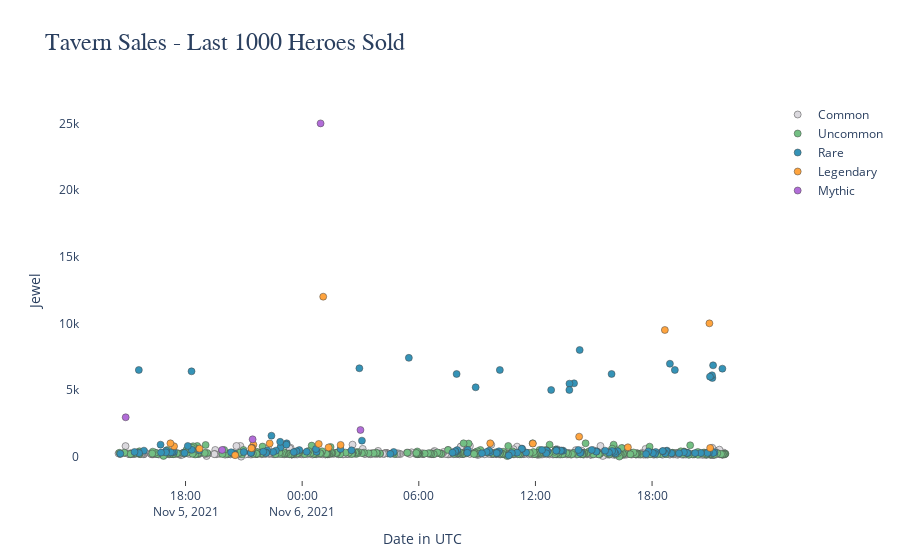

Here is the notebook cell this chart was saved with:
### Code cell
fig = go.Figure()

# px.scatter(warriorC, x="timeStamp", y="soldPrice",
#                 hover_name="id", hover_data={'rarity'})])

fig.add_trace(go.Scatter(x=warriorC.timeStamp, y=warriorC.soldPrice, mode='markers', name='Common',
                         hovertemplate=
                         '<b>ID</b>: %{text}<br>' +
                         '<b>Price</b>: %{y} Jewels' +
                         '<br><b>Sold At</b>: %{x} UTC<br><extra></extra>',
                         text=warriorC['id'] + '<br>' +
                              '<b>Rarity</b>: ' + warriorC['rarity'] + '<br>' +
                              '<b>Generation</b>: ' + warriorC['generationStr'] + '<br>' + '<br>' +
                              '<b>Main Class</b>: ' + warriorC['mainClass'] + '<br>' +
                              '<b>Sub Class</b>: ' + warriorC['subClass'] + '<br>' +
                              '<b>Primary Boost</b>: ' + warriorC['statBoost1'] + '<br>' +
                              '<b>Secondary Boost</b>: ' + warriorC['statBoost2'] + '<br>' +
                              '<b>Profession</b>: ' + warriorC['profession'] + '<br>',
                         marker=dict(color='rgba(219, 217, 222, 1)', size=7)

                         ))

fig.add_trace(go.Scatter(x=warriorU.timeStamp, y=warriorU.soldPrice, mode='markers', name='Uncommon',
                         hovertemplate=
                         '<b>ID</b>: %{text}<br>' +
                         '<b>Price</b>: %{y} Jewels' +
                         '<br><b>Sold At</b>: %{x} UTC<br><extra></extra>',
                         text=warriorU['id'] + '<br>' +
                              '<b>Rarity</b>: ' + warriorU['rarity'] + '<br>' +
                              '<b>Generation</b>: ' + warriorU['generationStr'] + '<br>' + '<br>' +
                              '<b>Main Class</b>: ' + warriorU['mainClass'] + '<br>' +
                              '<b>Sub Class</b>: ' + warriorU['subClass'] + '<br>' +
                              '<b>Primary Boost</b>: ' + warriorU['statBoost1'] + '<br>' +
                              '<b>Secondary Boost</b>: ' + warriorU['statBoost2'] + '<br>' +
                              '<b>Profession</b>: ' + warriorU['profession'] + '<br>',
                         marker=dict(color='rgba(115, 191, 131, 1)', size=7)
                         ))

fig.add_trace(go.Scatter(x=warriorR.timeStamp, y=warriorR.soldPrice, mode='markers', name='Rare',
                         hovertemplate=
                         '<b>ID</b>: %{text}<br>' +
                         '<b>Price</b>: %{y} Jewels' +
                         '<br><b>Sold At</b>: %{x} UTC<br><extra></extra>',
                         text=warriorR['id'] + '<br>' +
                              '<b>Rarity</b>: ' + warriorR['rarity'] + '<br>' +
                              '<b>Generation</b>: ' + warriorR['generationStr'] + '<br>' + '<br>' +
                              '<b>Main Class</b>: ' + warriorR['mainClass'] + '<br>' +
                              '<b>Sub Class</b>: ' + warriorR['subClass'] + '<br>' +
                              '<b>Primary Boost</b>: ' + warriorR['statBoost1'] + '<br>' +
                              '<b>Secondary Boost</b>: ' + warriorR['statBoost2'] + '<br>' +
                              '<b>Profession</b>: ' + warriorR['profession'] + '<br>',
                         marker=dict(color='rgba(53, 147, 183, 1)', size=7)
                         ))

fig.add_trace(go.Scatter(x=warriorL.timeStamp, y=warriorL.soldPrice, mode='markers', name='Legendary',
                         hovertemplate=
                         '<b>ID</b>: %{text}<br>' +
                         '<b>Price</b>: %{y} Jewels' +
                         '<br><b>Sold At</b>: %{x} UTC<br><extra></extra>',
                         text=warriorL['id'] + '<br>' +
                              '<b>Rarity</b>: ' + warriorL['rarity'] + '<br>' +
                              '<b>Generation</b>: ' + warriorL['generationStr'] + '<br>' + '<br>' +
                              '<b>Main Class</b>: ' + warriorL['mainClass'] + '<br>' +
                              '<b>Sub Class</b>: ' + warriorL['subClass'] + '<br>' +
                              '<b>Primary Boost</b>: ' + warriorL['statBoost1'] + '<br>' +
                              '<b>Secondary Boost</b>: ' + warriorL['statBoost2'] + '<br>' +
                              '<b>Profession</b>: ' + warriorL['profession'] + '<br>',
                         marker=dict(color='rgba(255, 164, 62, 1)', size=7)
                         ))

fig.add_trace(go.Scatter(x=warriorM.timeStamp, y=warriorM.soldPrice, mode='markers', name='Mythic',
                         hovertemplate=
                         '<b>ID</b>: %{text}<br>' +
                         '<b>Price</b>: %{y} Jewels' +
                         '<br><b>Sold At</b>: %{x} UTC<br><extra></extra>',
                         text=warriorM['id'] + '<br>' +
                              '<b>Rarity</b>: ' + warriorM['rarity'] + '<br>' +
                              '<b>Generation</b>: ' + warriorM['generationStr'] + '<br>' + '<br>' +
                              '<b>Main Class</b>: ' + warriorM['mainClass'] + '<br>' +
                              '<b>Sub Class</b>: ' + warriorM['subClass'] + '<br>' +
                              '<b>Primary Boost</b>: ' + warriorM['statBoost1'] + '<br>' +
                              '<b>Secondary Boost</b>: ' + warriorM['statBoost2'] + '<br>' +
                              '<b>Profession</b>: ' + warriorM['profession'] + '<br>',
                         marker=dict(color='rgba(178, 109, 216, 1)', size=7)
                         ))

fig.update_traces(marker=dict(line=dict(width=.5)))
fig.update_layout(title='Tavern Sales - Last 1000 Heroes Sold',
                  titlefont=dict(family='Arial', size=24),
                  xaxis=dict(showgrid=True, ticks='outside'),
                  xaxis_title='Date in UTC',
                  yaxis_title='Jewel',
                  plot_bgcolor='white'
                  )

fig.update_xaxes(showspikes=True)
fig.update_yaxes(showspikes=True)
